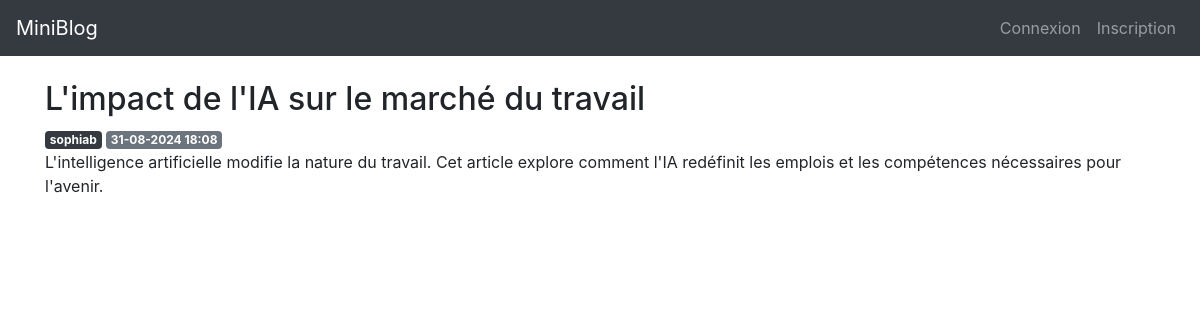
Before: /post/9 with the older database file.
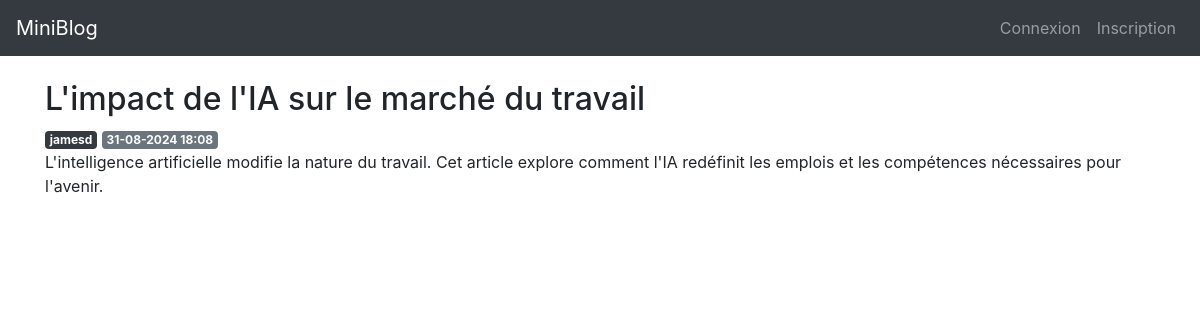
After: the same page with the newer database file.
### app/models.py (models this page shows, shortened)
class User(db.Model, UserMixin):
    id = db.Column(db.Integer, primary_key=True)
    username = db.Column(db.String(20), nullable=False, unique=True)
    email = db.Column(db.String(120), nullable=False, unique=True)
    password_hash = db.Column(db.String(255), nullable=False)
    is_admin = db.Column(db.Boolean, default=False)
    created = db.Column(db.DateTime, default=datetime.now, nullable=False)
    posts = db.relationship('Post', backref='author',
                            lazy=True, cascade="all, delete-orphan")
    @property
    def password(self):
        raise AttributeError('password is not a readable attribute')

### app/posts/routes.py (the view)
@bp.route('/<int:post_id>')
def view(post_id):
    post = Post.query.get_or_404(post_id)
    return render_template('posts/view.html', post=post)

### app/models.py (called while the page is built)
    @property
    def formatted_created(self):
        return self.created.strftime("%d-%m-%Y %H:%M")

### app/templates/posts/view.html (shortened to what this page needs)
{% extends 'base.html' %}
{% block content %}
<h2>{% block title %} {{ post.title }} {% endblock %}</h2>
<span class="badge badge-dark">{{ post.author.username }}</span>
<span class="badge badge-secondary">{{ post.formatted_created }}</span>
<p>{{ post.content }}</p>
{% endblock %}

Changed rows visible on the page:
no longer on this page (row edited): User: author.username "sophiab"
now on this page (row edited): User: author.username "jamesd"
